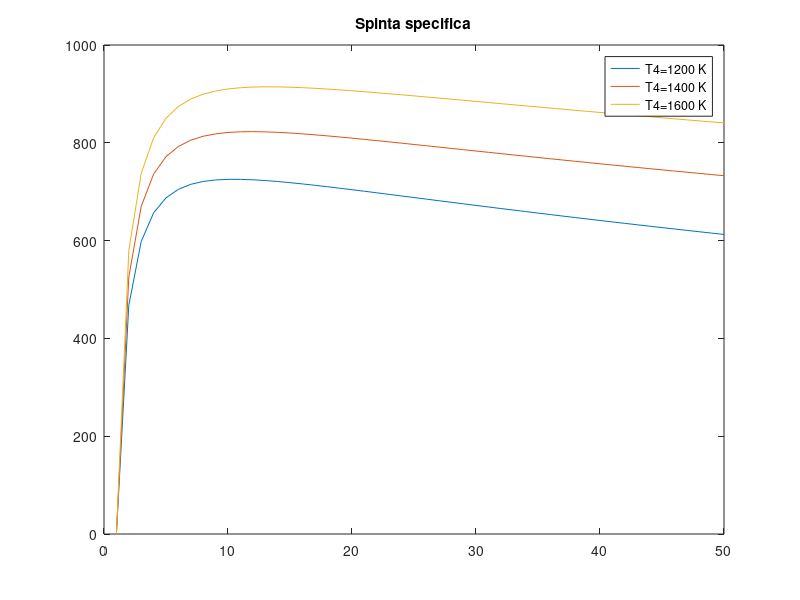
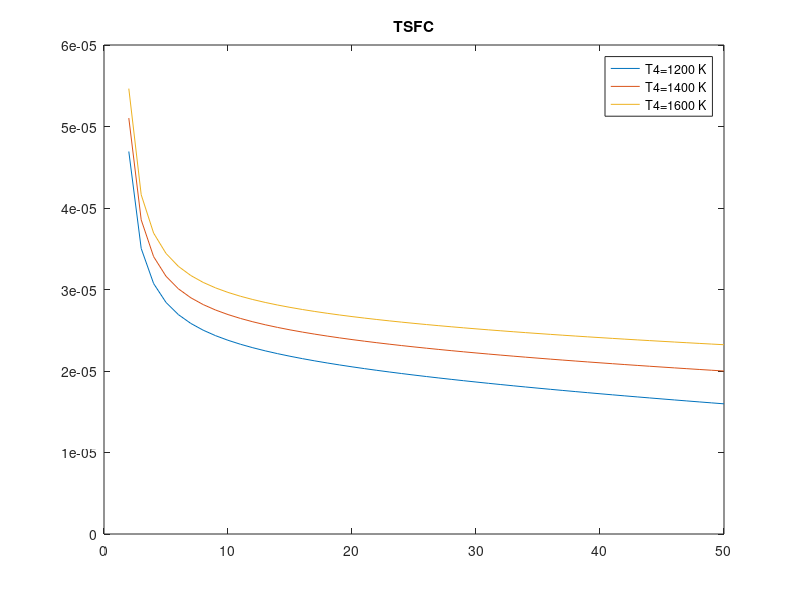
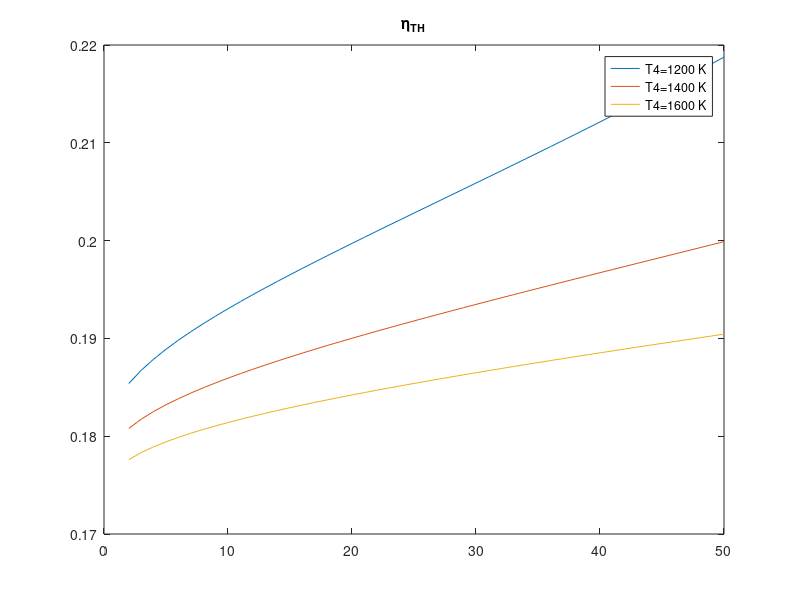
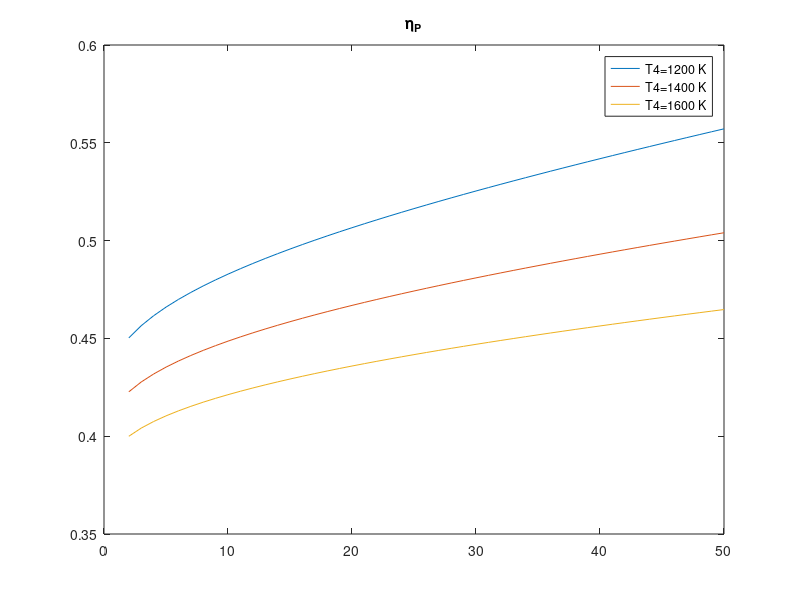

The MATLAB source for these figures, in order:
clc; close all; clear;

%%

z=10000;
eDsubsonico=0.98;
etaC=0.88;
etaT=0.94;
Qf=43000000;
etaB=0.96;
Au=0.126;
etaADN=0.96;
cp=1005;
gamma=1.4;
R=287;

nbeta=50;
beta=linspace(1,50,nbeta);
betaT=beta.^((gamma-1)/gamma);

T4=[1200 1400 1600];
nT=length(T4);

M=[0.6 0.9 1.2 1.5];
nM=length(M);


%% calcolo dei valori atmosferici
Ta=288-0.0065*z;
Pa=101330*((Ta/288)^(9.81/(R*0.0065)));
a=sqrt(gamma*R*Ta);
V=M.*a;

%% inizializzazione matrici delle soluzioni
S=zeros(nT, nbeta,nM);
TSFC=zeros(nT, nbeta,nM);
I=zeros(nT, nbeta, nM);
etaTH=zeros(nT, nbeta, nM);
etaP=zeros(nT,nbeta, nM);
eta=zeros(nT,nbeta, nM);

%% ciclo
for k=1:nM
    for j=1:nT
        for i=1:nbeta
            %presa d'aria
            if M(k)<=1
                eD=eDsubsonico;
            else
                eD=1-0.075*(M(k)-1)^1.35;
            end
            T2=Ta*(1+((gamma-1)/2)*M(k)^2);
            P2=eD*Pa;
            %compressore
            P3=beta(i)*P2;
            T3=T2*(1+(betaT(i)-1)/etaC);
            %combustione
            P4=P3;
            f=(cp*(T4(j)-T3))/(etaB*Qf);
            %turbina
            T5=T4(j)-(T3-T2)/(1+f);
            T5ideale=T4(j)-(T4(j)-T5)/etaT;
            P5=P4*((T5ideale/T4(j))^((gamma)/gamma-1));
            %ugello
            pressratio=Pa/P5;
            if (pressratio<=0.5283)
                %ugello strozzato
                Pu=P5*0.5283;
                Tu=T5*0.833;
                RHOu=Pu/(R*Tu);
                Vu=sqrt(gamma*R*Tu);
                Mu=RHOu*Au*Vu;
                Ma=Mu/(1+f);
            else 
                %l'ugello non è strozzato
                Pu=P5*pressratio;
                Tu=T5*((pressratio)^((gamma-1)/(gamma)));
                RHOu=Pu/(R*Tu);
                Vu=sqrt(2*cp*T5*etaADN*(1-(pressratio^((gamma-1)/gamma))));
                Mu=RHOu*Au*Vu;
                Ma=Mu/(1+f);
            end
            
            %risultati finali
            
            S(j,i,k)=Ma*((1+f)*Vu-V(k))+(Pu-Pa)*Au;
            I(j,i,k)=S(j,i,k)/Ma;
            TSFC(j,i,k)=f*Ma/S(j,i,k);
            etaTH(j,i,k)=(Vu^2-V(k)^2)/(2*f*Qf);
            etaP(j,i,k)=2*((V(k)/Vu)/(1+(V(k)/Vu)));
            eta(j,i,k)=etaTH(j,i,k)*etaP(j,i,k);

            %controllo se ci sono risultati immaginari, in questo caso il motore
            %non produce spinta infatti il rapporto di pressioni Pa/P05 è maggiore
            %di 1
            if(imag(Vu)~=0 || (real(S(j,i,k))<=0))
                S(j,i,k)=0;
                I(j,i,k)=0;
                TSFC(j,i,k)=inf;
                etaTH(j,i,k)=NaN;
                etaP(j,i,k)=NaN;
                eta(j,i,k)=NaN;
            end

            if(eta(j,i,k)<=0)
                eta(j,i,k)=NaN;
            end

            if(etaP(j,i,k)<=0)
                etaP(j,i,k)=NaN;
            end

            if(etaTH(j,i,k)<=0)
                etaTH(j,i,k)=NaN;
            end

        end
    end
end

    o=1;

for p=1:nM
    figure(o)
    plot(beta, I(1,:,p)); hold on;
    plot(beta, I(2,:,p)); hold on;
    plot(beta, I(3,:,p))
    title('Spinta specifica')
    legend('T4=1200 K', 'T4=1400 K', 'T4=1600 K');

    figure(o+1)
    plot(beta, TSFC(1,:,p)); hold on;
    plot(beta, TSFC(2,:,p)); hold on;
    plot(beta, TSFC(3,:,p))
    title('TSFC')
    legend('T4=1200 K', 'T4=1400 K', 'T4=1600 K');

    figure(o+2)
    plot(beta, etaTH(1,:,p)); hold on;
    plot(beta, etaTH(2,:,p)); hold on;
    plot(beta, etaTH(3,:,p))
    title('\eta_T_H')
    legend('T4=1200 K', 'T4=1400 K', 'T4=1600 K');

    figure(o+3)
    plot(beta, etaP(1,:,p)); hold on;
    plot(beta, etaP(2,:,p)); hold on;
    plot(beta, etaP(3,:,p))
    title('\eta_P')
    legend('T4=1200 K', 'T4=1400 K', 'T4=1600 K');

    figure(o+4)
    plot(beta, eta(1,:,p)); hold on;
    plot(beta, eta(2,:,p)); hold on;
    plot(beta, eta(3,:,p))
    title('\eta')
    legend('T4=1200 K', 'T4=1400 K', 'T4=1600 K');

    o=o+5;
end
